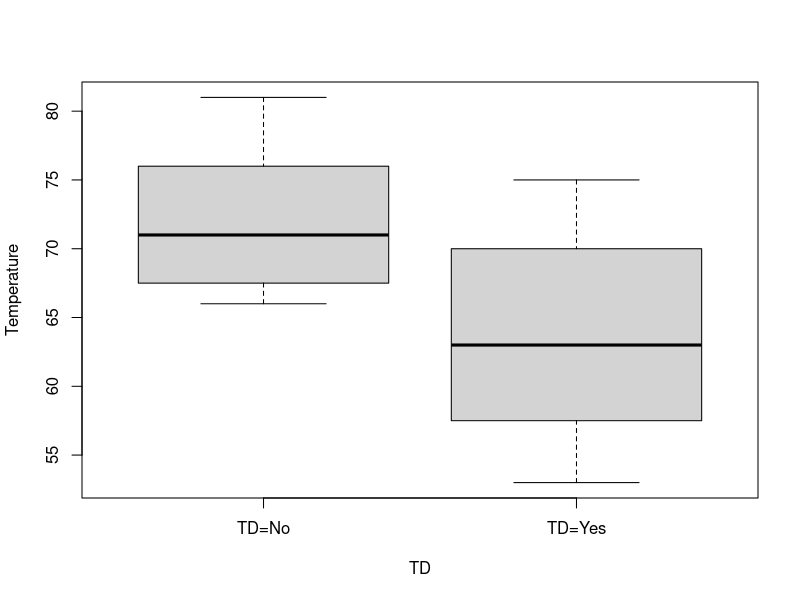
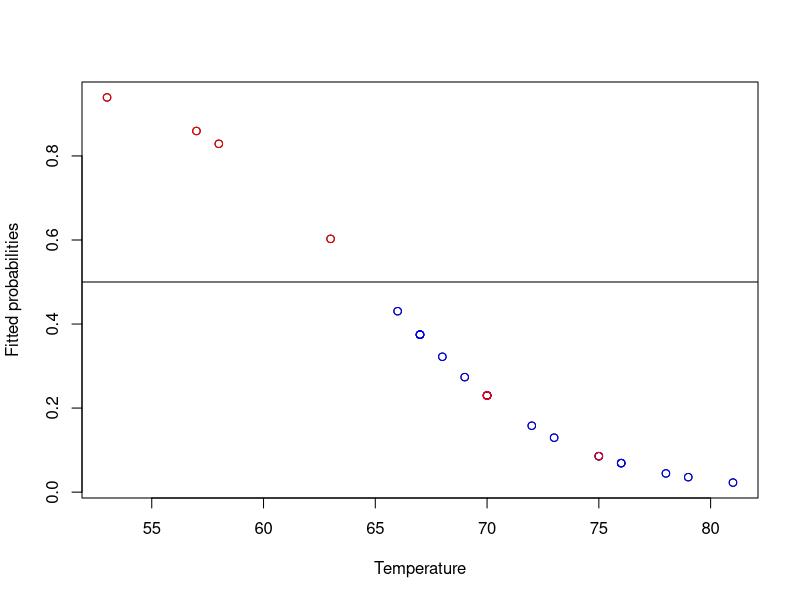
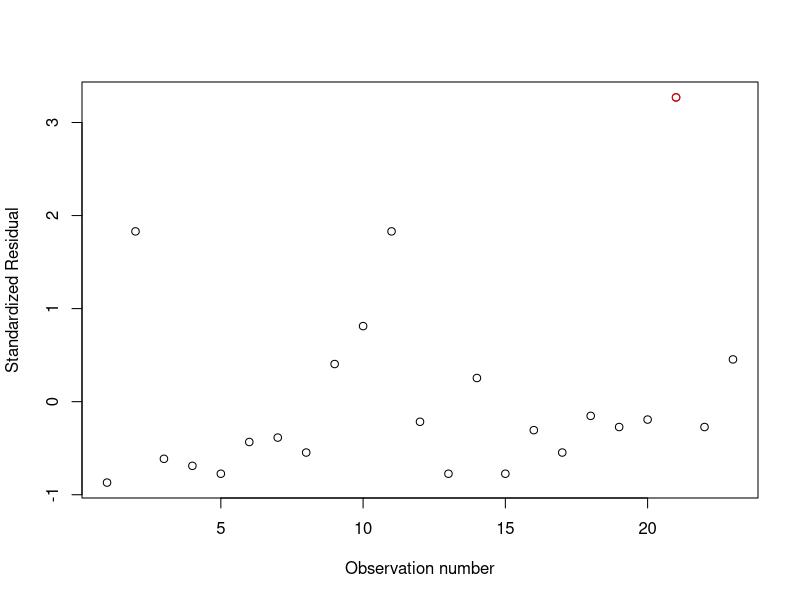

Reproduce these figures in R, in order.
#this is the inverse logit function
invlogit <- function(x)
{
 exp(x)/(1+exp(x))	
}

#read the data
#This dataset gives information about the 23 space shuttle flights #before the Challenger disaster. We know the temperature of the time
#of the flight and whether at least one primary O-ring suffered
#thermal distress
data <- read.table('data.txt',header=TRUE);
attach(data);

#preliminary examination of the data
boxplot(Temp~TD,names=c("TD=No","TD=Yes"),ylab="Temperature")

#fit a logistic regression model
mylogit <- glm(TD~Temp,family=binomial(link=logit))

#examine the coefficients of the regression
summary(mylogit)

#determine which summaries are available
names(mylogit)

#plot the fitted values
#first plot everything
plot(Temp,mylogit$fitted.values,xlab="Temperature",ylab="Fitted probabilities")
#plot only the "no thermal distress" observations in blue
points(Temp[TD==0],mylogit$fitted.values[TD==0],col="blue")
#plot only the "thermal distress" observations in red
points(Temp[TD==1],mylogit$fitted.values[TD==1],col="red")
abline(h=0.5)

#the function "fitted(mylogit)" also gives you the fitted values

#how good is the fit of the model?
#calculate the Brier Score
brier = sum((TD-mylogit$fitted.values)^2)

#calculate the error rate = proportion of incorrectly predicted samples
error.rate <- mean((mylogit$fitted.values>0.5 & TD==0) | (mylogit$fitted.values<0.5 & TD==1))

#what about Challenger? The temperature at its lauch was 31F
#calculate the predicted probability of thermal distress
challenger = invlogit(coef(mylogit)%*%c(1,31))
#how could they ever have decided to launch the shuttle that day?

#now let's do the prediction with a more evolved function
predict(mylogit,data.frame(Temp=31),type='response')


#determine the standardized residuals
myres = (TD-mylogit$fitted.values)/sqrt(mylogit$fitted.values*(1-mylogit$fitted.values))
#calculate the p-value for the chisq test
1-pchisq(sum(myres^2),length(TD)-2)

#make an index plot of standardized residuals against observation number
plot(Ft,myres,xlab="Observation number",ylab="Standardized Residual")

#the outliers are outside the (-2,2) interval
a = Ft[abs(myres)>=2]
points(a,myres[a],col='red')

#calculate the aic with the formula
mylogit$deviance+2*mylogit$rank
#you can also get it directly
mylogit$aic

#calculate the bic
bic = mylogit$deviance+mylogit$rank*log(length(TD))

######################################################
#fit two other logistic regressions and compare them
#this is the model with no repressors
mylogit1 <- glm(TD~1,family=binomial(link=logit))
#compute the Brier score, error rate, aic, bic
brier1 = sum((TD-mylogit1$fitted.values)^2)
error.rate1 <- mean((mylogit1$fitted.values>0.5 & TD==0) | (mylogit1$fitted.values<0.5 & TD==1))
mylogit1$aic
bic1 = mylogit1$deviance+mylogit1$rank*log(length(TD))

#now let's include a quadratic term
Temp2 = Temp^2
mylogit2 <- glm(TD~Temp+Temp2,family=binomial(link=logit))
#compute the Brier score, error rate, aic, bic
brier2 = sum((TD-mylogit2$fitted.values)^2)
error.rate2 <- mean((mylogit2$fitted.values>0.5 & TD==0) | (mylogit2$fitted.values<0.5 & TD==1))
mylogit2$aic
bic2 = mylogit2$deviance+mylogit2$rank*log(length(TD))

#test to see if we can delete temperature from the first model
1-pchisq(mylogit1$deviance-mylogit$deviance,1)

#test to see if we can delete temperature^2 from the third model
1-pchisq(mylogit$deviance-mylogit2$deviance,1)
